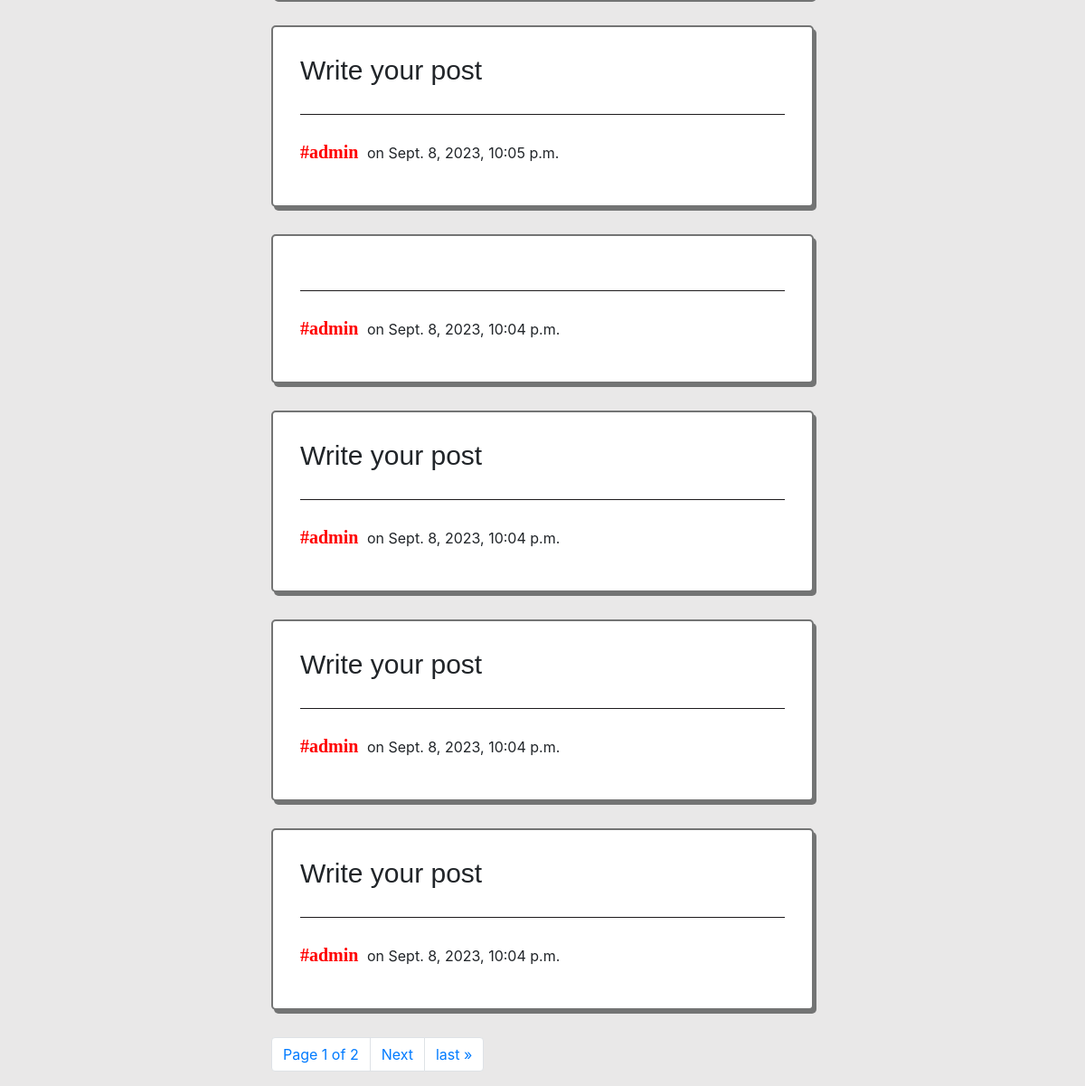
/profile/2 (lower part), run on an earlier commit of the app's database.
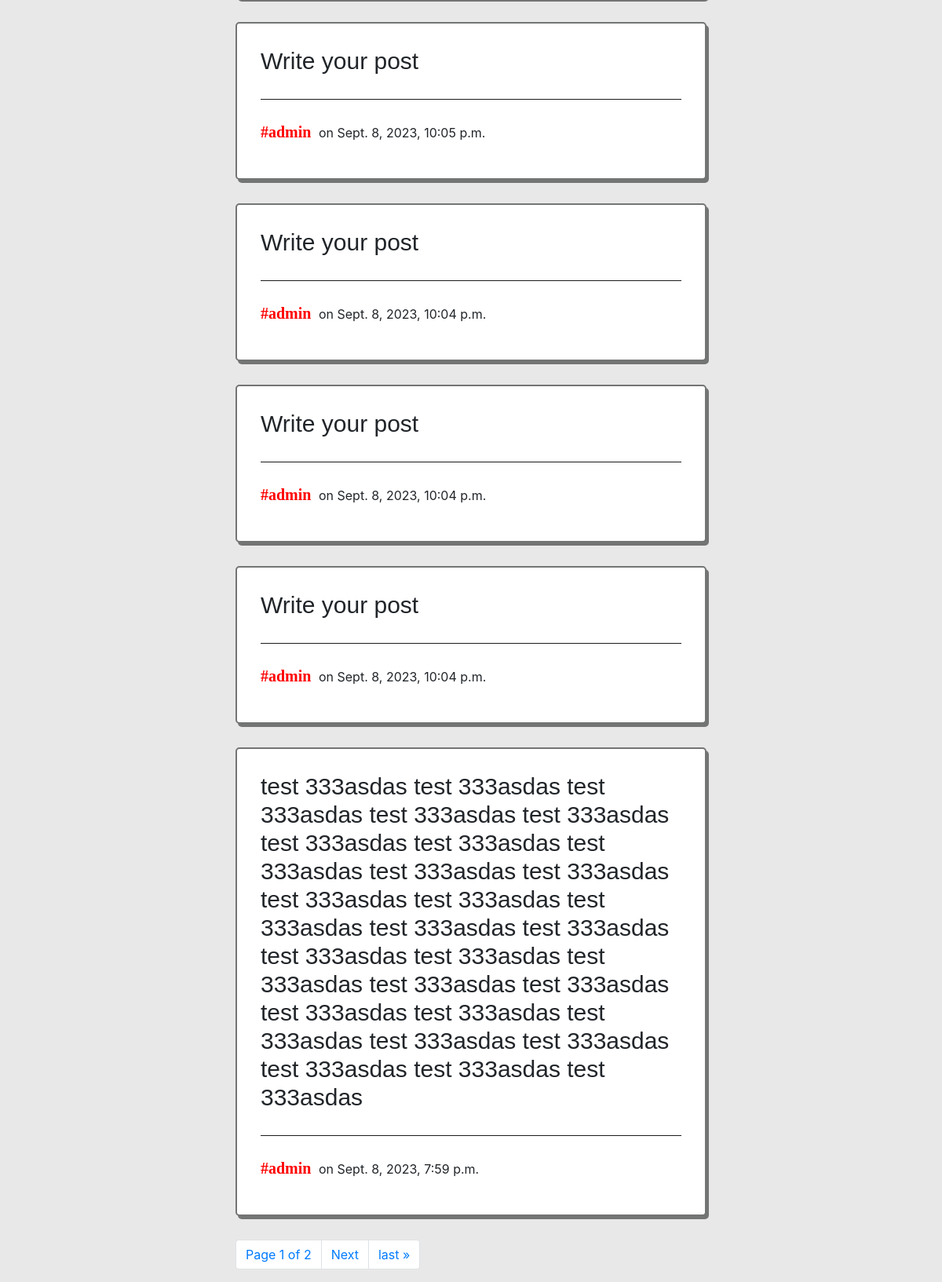
And on a later commit of the database.
### network/models.py (models this page shows, shortened)
class Post(models.Model):
    content = models.CharField(max_length=260)
    user = models.ForeignKey(User, on_delete=models.CASCADE, related_name="writer")
    date = models.DateTimeField(auto_now_add=True)

class User(AbstractUser):
    pass

### network/views.py (the view)
# urls.py: path("profile/<int:user_id>", views.profile, name="profile"),
def profile(request, user_id):
    user = User.objects.get(pk=user_id)
    allPosts = Post.objects.filter(user=user).order_by("id").reverse()
    paginator = Paginator(allPosts, 10)
    page_number = request.GET.get('page')
    page_obj = paginator.get_page(page_number)
    following = Follow.objects.filter(user=user)
    followers = Follow.objects.filter(user_followed=user)
    try:
        checkFollow = followers.filter(user=User.objects.get(pk=request.user.id))
        if len(checkFollow) !=0:
            isFollowing = True
        else:
            isFollowing = False
    except:
        isFollowing = False
    return render(request, "network/profile.html", {
        "allPosts": allPosts,
        "page_obj": page_obj,
        "username": user.username,
        "following": following,
        "followers": followers,
        "isFollowing": isFollowing,
        "userExist": user
    })

### network/templates/network/profile.html (shortened to what this page needs)
{% extends "network/layout.html" %}
{% block body %}
<div id="body">
        {% for post in page_obj %}
            <div class="allPosts">
                <h6 class="content" id="content_{{ post.id }}">{{ post.content }}</h6>
                <br>
                <h5 class="username"><a style="color: red; font-weight: bold; font-family:cursive" href="{% url 'profile' user_id=post.user.id %}">#{{ post.user }}</a></h5>
                <p class="date">on {{ post.date }}</p>
            </div>
        {% endfor %}
    <nav aria-label="Page navigation example">
        <ul class="pagination">
                <li class="page-item"><a href="" class="page-link">Page {{ page_obj.number }} of {{ page_obj.paginator.num_pages }}</a></li>
            {% if page_obj.has_next %}
                <li class="page-item"><a class="page-link" href="?page={{ page_obj.next_page_number }}">Next</a></li>
                <li class="page-item"><a class="page-link" href="?page={{ page_obj.paginator.num_pages }}">last &raquo;</a></li>
            {% endif %}
        </ul>
      </nav>
</div>
{% endblock %}

What changed in the data, as far as the page shows it:
removed Post: user "admin", date "Sept. 8, 2023, 10:04 p.m."
now on this page (row unchanged): Post: content "test 333asdas test 333asdas test 333asdas test 333asdas test 333asdas test 333asdas test 333asdas test 333asdas test 333asdas test 333asdas test 333asdas test 333asdas test 333asdas test 333asdas test 333asdas test 333asdas test 333asdas test 333asdas test 333asdas test 333asdas test 333asdas test 333asdas test 333asdas test 333asdas test 333asdas test 333asdas test 333asdas test 333asdas", user "admin", date "Sept. 8, 2023, 7:59 p.m."
